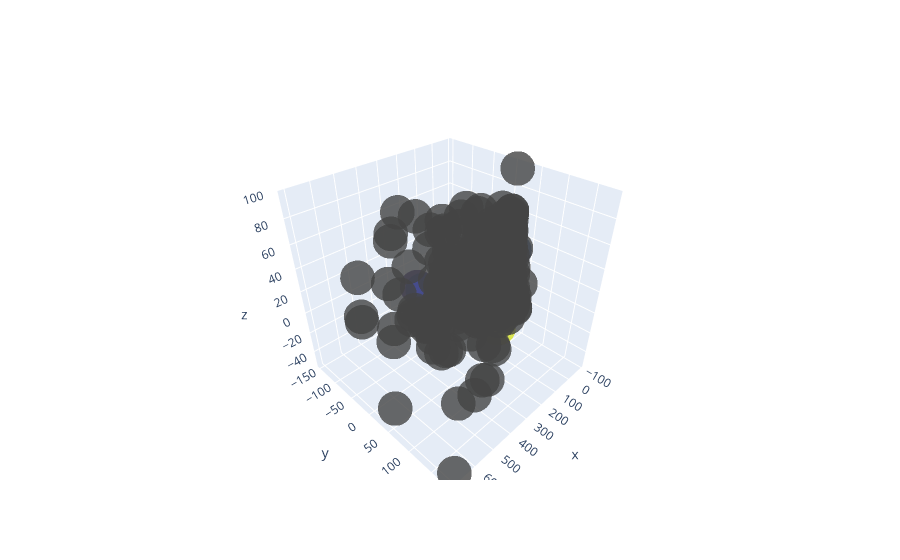

The notebook cell saved with this chart:
### Code cell
import plotly.graph_objects as go
import numpy as np


fig = go.Figure(data=[go.Scatter3d(
    x=ar[:,0],
    y=ar[:,1],
    z=ar[:,2],
    mode='markers',
    marker=dict(
        size=12,
        color=z,                # set color to an array/list of desired values
        colorscale='Viridis',   # choose a colorscale
        opacity=0.8
    )
)])

fig.show()

### Figure 1 — Plotly figure (JSON) as saved in the notebook; plotly's stock layout.template omitted (floating-point values rounded to 4 significant figures; data arrays with more than 128 entries replaced by an {"elided": "..."} marker saying what was removed)
{"data": [{"marker": {"color": [0, 0.202, 0.404, 0.6061, 0.8081, 1.01, 1.212, 1.414, 1.616, 1.818, 2.02, 2.222, 2.424, 2.626, 2.828, 3.03, 3.232, 3.434, 3.636, 3.838, 4.04, 4.242, 4.444, 4.646, 4.848, 5.051, 5.253, 5.455, 5.657, 5.859, 6.061, 6.263, 6.465, 6.667, 6.869, 7.071, 7.273, 7.475, 7.677, 7.879, 8.081, 8.283, 8.485, 8.687, 8.889, 9.091, 9.293, 9.495, 9.697, 9.899, 10.1, 10.3, 10.51, 10.71, 10.91, 11.11, 11.31, 11.52, 11.72, 11.92, 12.12, 12.32, 12.53, 12.73, 12.93, 13.13, 13.33, 13.54, 13.74, 13.94, 14.14, 14.34, 14.55, 14.75, 14.95, 15.15, 15.35, 15.56, 15.76, 15.96, 16.16, 16.36, 16.57, 16.77, 16.97, 17.17, 17.37, 17.58, 17.78, 17.98, 18.18, 18.38, 18.59, 18.79, 18.99, 19.19, 19.39, 19.6, 19.8, 20], "colorscale": [[0, "#440154"], [0.1111, "#482878"], [0.2222, "#3e4989"], [0.3333, "#31688e"], [0.4444, "#26828e"], [0.5556, "#1f9e89"], [0.6667, "#35b779"], [0.7778, "#6ece58"], [0.8889, "#b5de2b"], [1, "#fde725"]], "opacity": 0.8, "size": 12}, "mode": "markers", "type": "scatter3d", "x": {"elided": "1444 float values"}, "y": {"elided": "1444 float values"}, "z": {"elided": "1444 float values"}}], "layout": {}}
